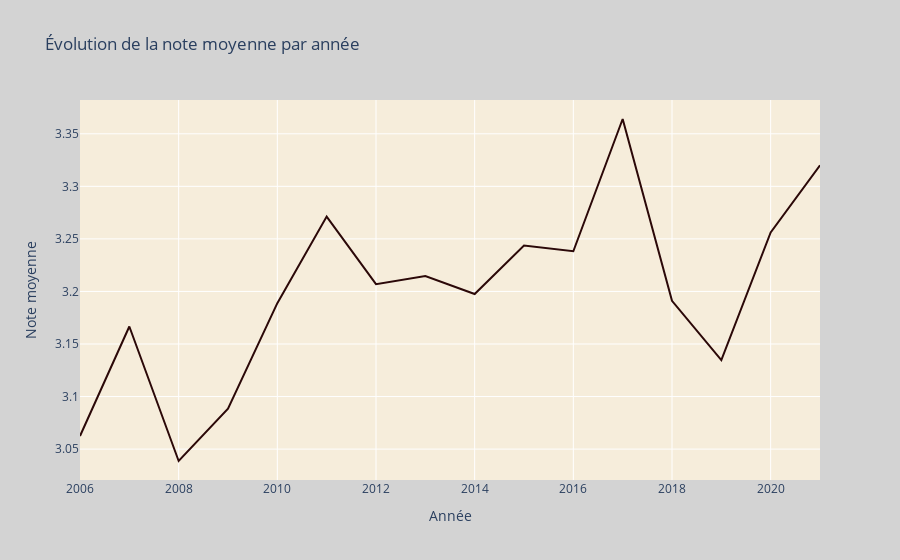

Notebook code for this chart:
### Markdown cell above
Nous allons étudier l'évolution de la note moyenne des chocolats en fonction du temps (années).

### Code cell
# Créer un graphique linéaire pour visualiser l'évolution de la note moyenne par année
fig = px.line(average_values_per_year, x='review_date', y='Average_Rating', title='Évolution de la note moyenne par année',
              labels={'review_date': 'Année', 'Average_Rating': 'Note moyenne'},color_discrete_sequence=['#2b0808'])

fig.update_layout(plot_bgcolor='#f6eddb', paper_bgcolor='lightgray')
fig.show()

### Figure 1 — Plotly figure (JSON) as saved in the notebook; plotly's stock layout.template omitted (floating-point values rounded to 4 significant figures)
{"data": [{"hovertemplate": "Année=%{x}<br>Note moyenne=%{y}<extra></extra>", "legendgroup": "", "line": {"color": "#2b0808", "dash": "solid"}, "marker": {"symbol": "circle"}, "mode": "lines", "name": "", "orientation": "v", "showlegend": false, "type": "scatter", "x": [2006, 2007, 2008, 2009, 2010, 2011, 2012, 2013, 2014, 2015, 2016, 2017, 2018, 2019, 2020, 2021], "xaxis": "x", "y": [3.062, 3.167, 3.039, 3.088, 3.189, 3.271, 3.207, 3.215, 3.198, 3.244, 3.238, 3.364, 3.191, 3.135, 3.256, 3.32], "yaxis": "y"}], "layout": {"legend": {"tracegroupgap": 0}, "paper_bgcolor": "lightgray", "plot_bgcolor": "#f6eddb", "title": {"text": "Évolution de la note moyenne par année"}, "xaxis": {"anchor": "y", "domain": [0, 1], "title": {"text": "Année"}}, "yaxis": {"anchor": "x", "domain": [0, 1], "title": {"text": "Note moyenne"}}}}
